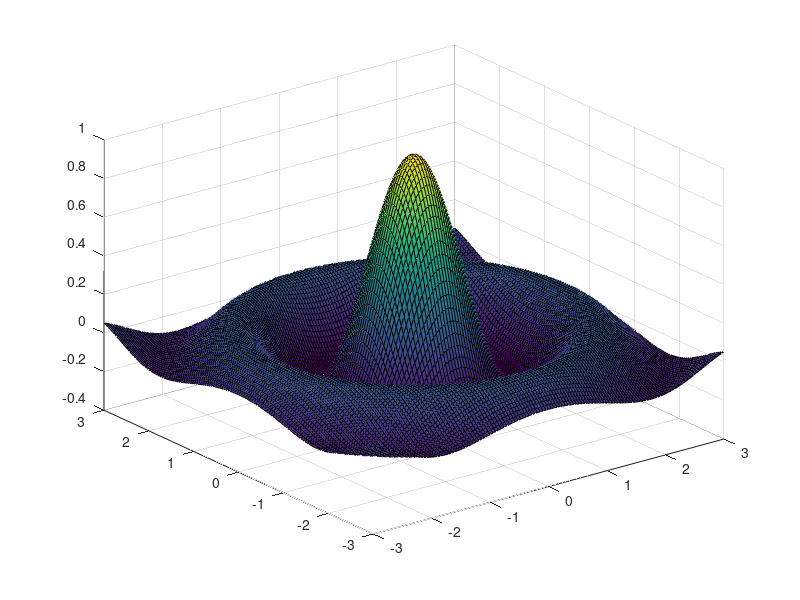

Write the MATLAB code that produced this figure.
function Z = sinc2(x,y)
% function z = sinc2(x,y)
%   Sinc^2(x) function.
%   x and y are 1xN and 1xM arrays

    if nargin == 0,
        N = 127;    
        x = linspace(-3,3,N);
        y = x;
    elseif nargin == 1,
        y = x;
    end
    [X,Y] = meshgrid(x,y);
    Z = sinc(sqrt(X.^2+Y.^2));
    if nargout == 0
        figure
        surf(X,Y,Z)
    end
end

